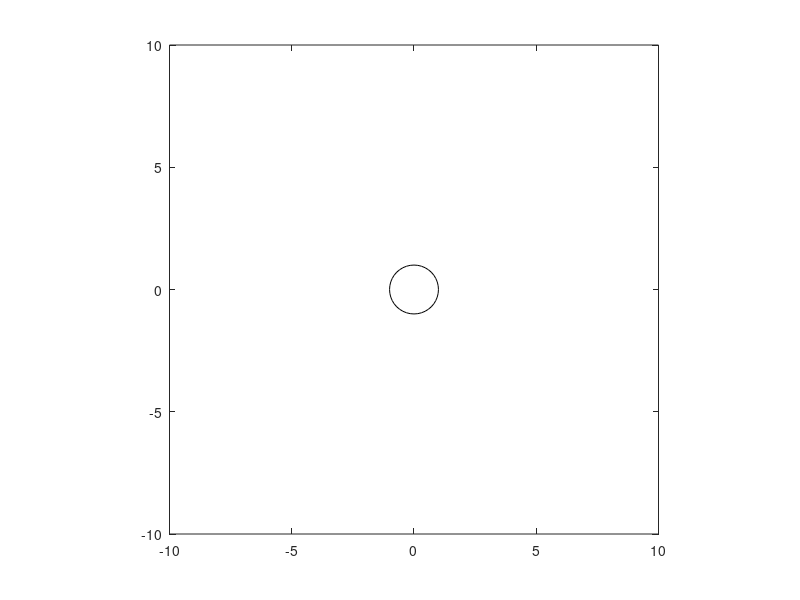

The MATLAB source for this figure: (Note: this script raises an error after producing the figure.)
max = 100;
deltaT = 0.01;
bt = 10;
xBottom = -bt;
xTop = bt;
yBottom = -bt;
yTop = bt;
c = 2;
epsilon = 3;

rad = 1.0;
resolution = 40;
theta = linspace(0, 2 * pi - 2*pi/resolution, resolution);

x0 = rad * cos(theta);
y0 = rad * sin(theta);

x = x0;
y = y0;

plot(x, y, 'k');
hold on;
plot([x(end) x(1)], [y(end) y(1)], 'k');
hold off;
axis equal square;
xlim([xBottom, xTop]);
ylim([yBottom, yTop]);
pause
%N = length(x);
for k = 1 : max
    for i = 1 : resolution
        if (i == resolution)
            %periodic boundary conditions
            n = normal([x(i) y(i)], [x(1) y(1)]);
        else
            n = normal([x(i) y(i)], [x(i + 1) y(i + 1)]);
        end
        xNext(i) = x(i) + deltaT * n(1) * (c + rand * epsilon);
        yNext(i) = y(i) + deltaT * n(2) * (c + rand * epsilon);
        %pause%(0.1)
    end
    x = xNext;
    y = yNext;
    plot(x, y, 'k');
    hold on;
    plot([x(end) x(1)], [y(end) y(1)], 'k');
    hold off;
    axis equal square;
    xlim([xBottom, xTop]);
    ylim([yBottom, yTop]);
    pause(0.1)
end


function [d]  = dist(p1, p2)
    d = sqrt((p1(1) - p1(1))^2 + (p1(2) - p2(2))^2);
end

function [n] = normal(p1, p2)
    d = dist(p1, p2);
    xDif = (p2(1) - p1(1)) / d;
    yDif = (p2(2) - p1(2)) / d;
    ds = sqrt(xDif.^2 + yDif.^2);
    %n = [-p1(2)/(sqrt(xDif.^2 + yDif.^2)) p1(1)/(sqrt(xDif.^2 + yDif.^2))];
    n = [yDif/ds -xDif/ds];
end
